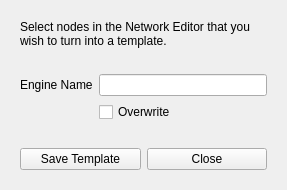
<?xml version="1.0" encoding="UTF-8"?>
<ui version="4.0">
 <class>template_modal</class>
 <widget class="QWidget" name="template_modal">
  <property name="geometry">
   <rect>
    <x>0</x>
    <y>0</y>
    <width>287</width>
    <height>190</height>
   </rect>
  </property>
  <property name="windowTitle">
   <string>Template from Selected</string>
  </property>
  <layout class="QVBoxLayout" name="verticalLayout">
   <property name="leftMargin">
    <number>20</number>
   </property>
   <property name="topMargin">
    <number>20</number>
   </property>
   <property name="rightMargin">
    <number>20</number>
   </property>
   <property name="bottomMargin">
    <number>20</number>
   </property>
   <item>
    <widget class="QLabel" name="label_2">
     <property name="text">
      <string>Select nodes in the Network Editor that you wish to turn into a template.</string>
     </property>
     <property name="wordWrap">
      <bool>true</bool>
     </property>
    </widget>
   </item>
   <item>
    <layout class="QFormLayout" name="formLayout">
     <property name="topMargin">
      <number>20</number>
     </property>
     <item row="0" column="0">
      <widget class="QLabel" name="label">
       <property name="text">
        <string>Engine Name</string>
       </property>
      </widget>
     </item>
     <item row="0" column="1">
      <widget class="QLineEdit" name="input_enginename">
       <property name="sizePolicy">
        <sizepolicy hsizetype="Preferred" vsizetype="Fixed">
         <horstretch>0</horstretch>
         <verstretch>0</verstretch>
        </sizepolicy>
       </property>
      </widget>
     </item>
     <item row="1" column="1">
      <widget class="QCheckBox" name="cb_overwrite">
       <property name="text">
        <string>Overwrite</string>
       </property>
      </widget>
     </item>
    </layout>
   </item>
   <item>
    <spacer name="verticalSpacer">
     <property name="orientation">
      <enum>Qt::Vertical</enum>
     </property>
     <property name="sizeHint" stdset="0">
      <size>
       <width>20</width>
       <height>40</height>
      </size>
     </property>
    </spacer>
   </item>
   <item alignment="Qt::AlignHCenter">
    <widget class="QLabel" name="label_info">
     <property name="text">
      <string/>
     </property>
    </widget>
   </item>
   <item>
    <layout class="QHBoxLayout" name="horizontalLayout">
     <item>
      <widget class="QPushButton" name="btn_save">
       <property name="text">
        <string>Save Template</string>
       </property>
      </widget>
     </item>
     <item>
      <widget class="QPushButton" name="btn_close">
       <property name="text">
        <string>Close</string>
       </property>
      </widget>
     </item>
    </layout>
   </item>
  </layout>
 </widget>
 <resources/>
 <connections/>
</ui>
